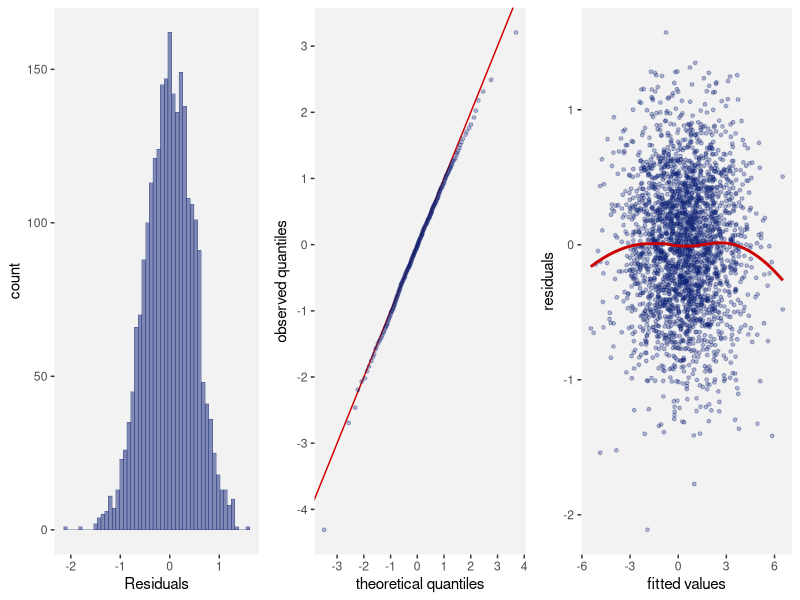
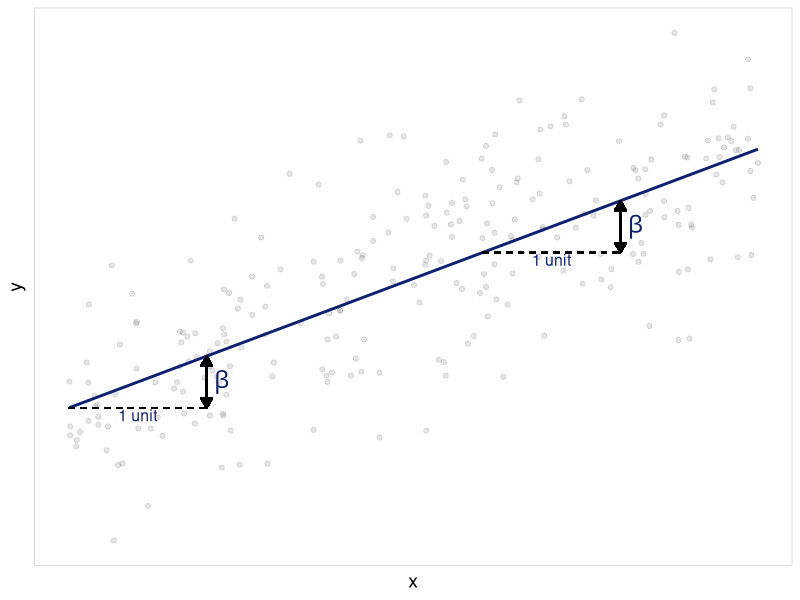
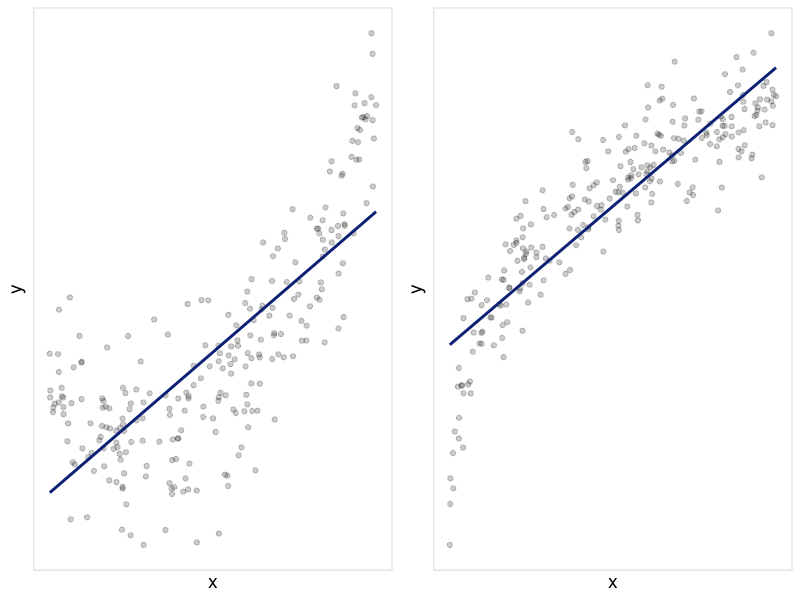
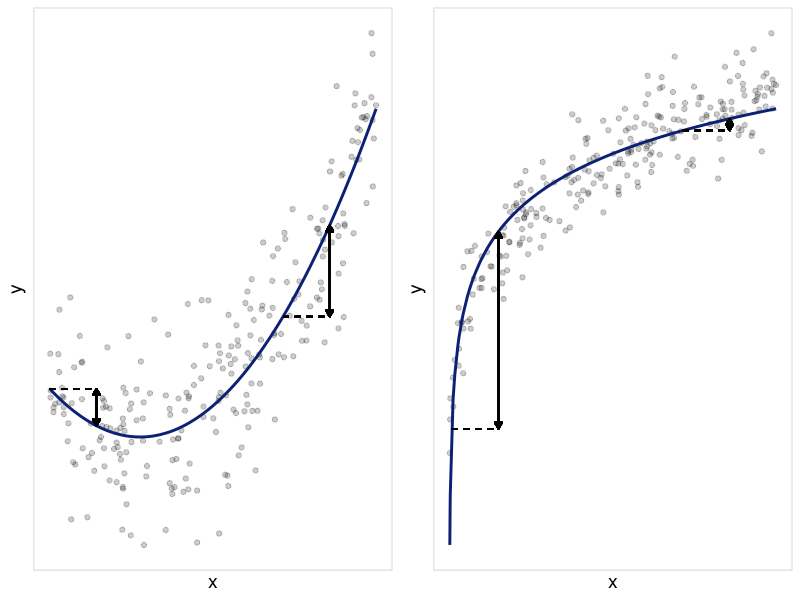
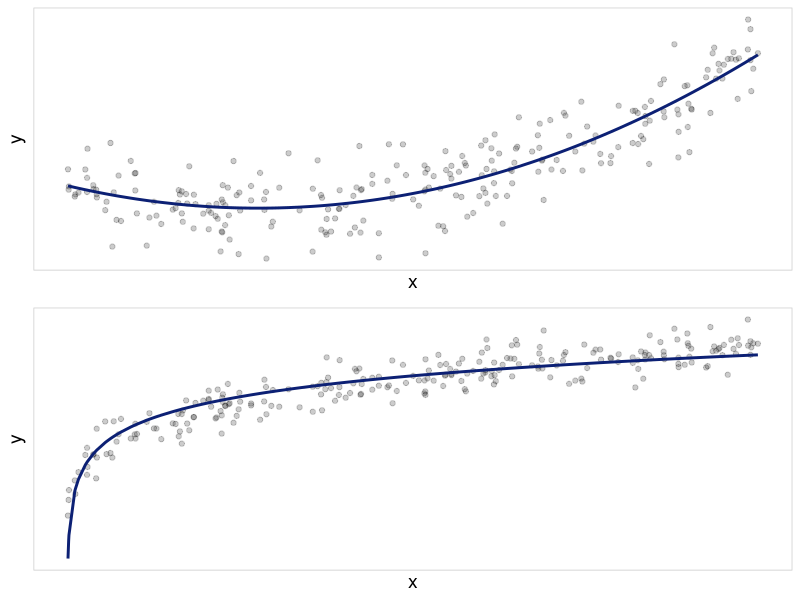
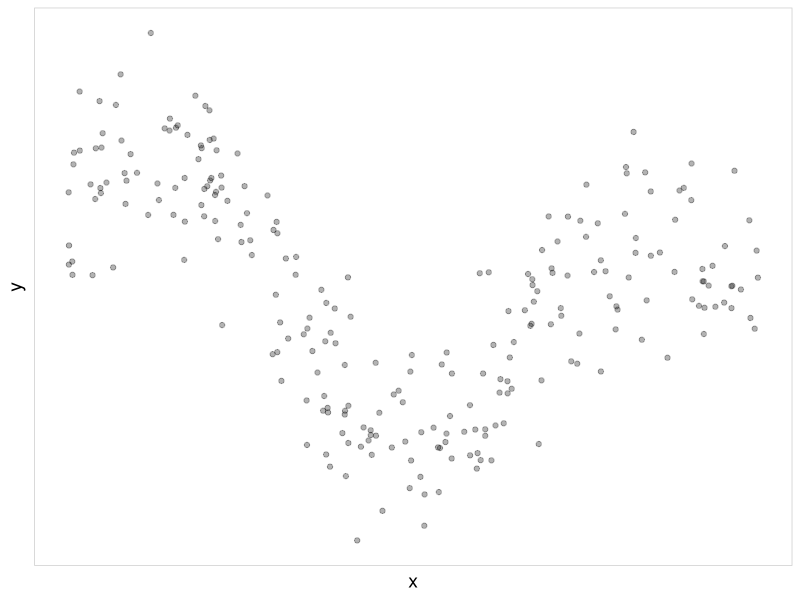
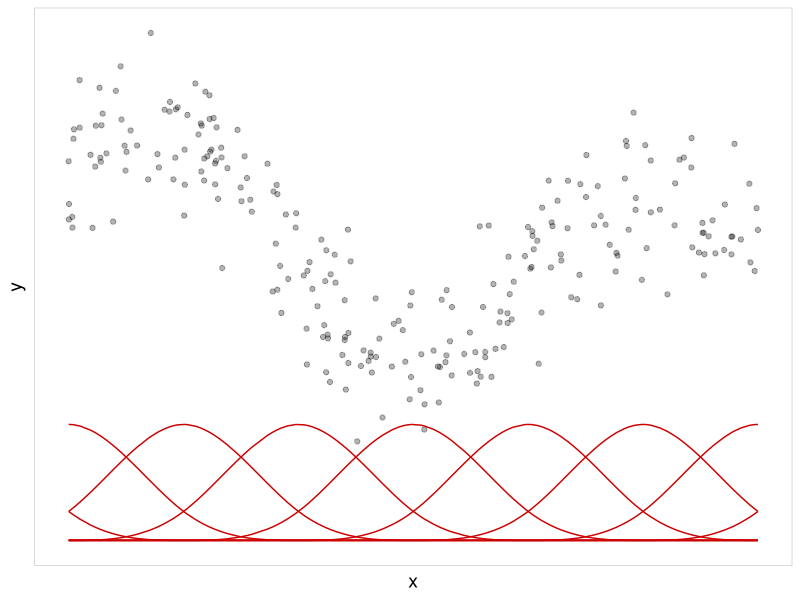
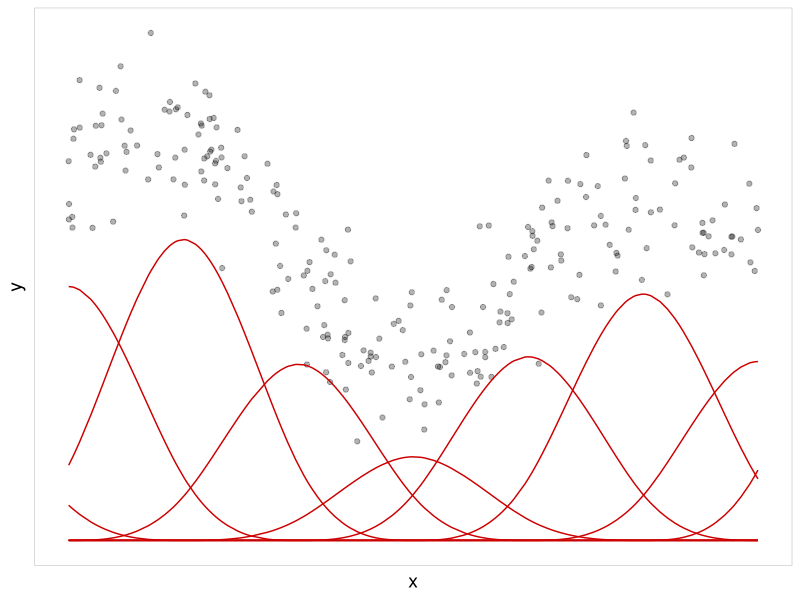

Generate these figures, in order, with R:
## ---- chunk 1
knitr::knit_hooks$set(
  nospace = function(before, options, envir) {
    if (before) {
      knitr::asis_output("\\vspace*{-1.5ex}")
    }
  }
)

knitr::opts_chunk$set(echo = TRUE, nospace = TRUE, nospaceafter = TRUE,
                      fig.align = 'center', out.width = "100%")


library(ggplot2)
EMCdark <- "#0c2074"
# \definecolor{EMCdark}{HTML}{0c2074}
# \definecolor{EMC80}{HTML}{3d4d90}
# \definecolor{EMC60}{HTML}{6d79ac}
# \definecolor{EMC40}{HTML}{9ea6c7}
# \definecolor{EMC20}{HTML}{ced2e3}
# \definecolor{darkred}{RGB}{204,0,0}
drkred <- rgb(204, 0, 0, maxColorValue = 255)
## ---- chunk 2
set.seed(2020)
N <- 2500
invS <- rWishart(1, df = 5, Sigma = diag(4))[, , 1]

x <- MASS::mvrnorm(N, rep(0, 4), solve(invS))
beta <- runif(ncol(x) + 1, -2, 2)

y <- cbind(1, x) %*% beta + rnorm(N, 0, 0.5)

lm_mod <- lm(y ~ x)

plotDF <- data.frame(resid = lm_mod$residuals,
                     fitted = lm_mod$fitted.values)


temp <- list(theme(panel.grid = element_blank(),
                   panel.background = element_rect(fill = grey(0.95)))
)

ggpubr::ggarrange(
  ggplot(plotDF, aes(x = resid)) +
    geom_histogram(bins = 50, fill = EMCdark, alpha = 0.5, color = EMCdark, size = 0.1) +
    xlab('Residuals') +
    temp,
  
  ggplot(data.frame(r = quantile(rstandard(lm_mod), seq(0, 1, length = 200)),
                    n = quantile(rnorm(N), seq(0, 1, length = 200))),
         aes(x = n, y = r)) +
    geom_abline(intercept = 0, slope = 1, color = drkred) +
    geom_point(color = EMCdark, alpha = 0.3, size = 1) +
    temp +
    xlab('theoretical quantiles') +
    ylab('observed quantiles') +
    scale_x_continuous(breaks = seq(-5, 5, 1)) +
    scale_y_continuous(breaks = seq(-5, 5, 1)),
  
  
    ggplot(plotDF, aes(x = fitted, y = resid)) +
    geom_point(color = EMCdark, alpha = 0.3, size = 1) +
    geom_smooth(method = 'loess', se = FALSE, color = drkred) +
    temp +
    xlab('fitted values') +
    ylab('residuals'),
ncol = 3, nrow = 1)
## ---- chunk 3
set.seed(2020)
dat <- data.frame(x = runif(250, 0, 7))
dat$y <- with(dat, (0.5*x - 1)^2) + rnorm(250, 0, 0.8)
dat$z <- with(dat, x^(1/4)) + rnorm(250, 0, 0.1)

m1 <- lm(y ~ x, data = dat)
m2 <- lm(z ~ x, data = dat)

m1b <- lm(y ~ x + I(x^2), data = dat)

m2b <- lm(z ~ log(x), data = dat)

library(ggplot2)
ggtemp <- list(theme_bw(),
               theme(axis.title = element_text(size = 14),
                     axis.text = element_blank(),
                     axis.ticks = element_blank(),
                     panel.grid = element_blank(),
                     panel.border = element_rect(color = grey(0.8)))
)

p0list <- list(
  ggplot(dat, aes(x = x, y = y)) +
    ggtemp +
    xlab(expression(x)) +
    geom_point(alpha = 0.2) +
    theme(plot.title = element_text(margin = margin(t = 6, b = -20), hjust = 0.05)),
  
  ggplot(dat, aes(x = x, y = z)) +
    ggtemp +
    xlab(expression(x)) +
    geom_point(alpha = 0.2) +
    ylab('y') +
    theme(plot.title = element_text(margin = margin(t = 6, b = -20), hjust = 0.05))
)

p3list <- list(
    p0list[[1]] +
    geom_line(data = cbind(dat, fit = m1b$fit), aes(x = x, y = fit), size = 1, lty = 1, color = EMCdark) +
    geom_segment(aes(x = 0, xend = 1, y = coef(m1b) %*% c(1, 0, 0), yend = coef(m1b) %*% c(1, 0, 0)),
                 lty = 2) +
    geom_segment(aes(x = 1, xend = 1,
                     y = coef(m1b) %*% c(1, 0, 0), yend = coef(m1b) %*% c(1, 1, 1)),
                 arrow = arrow(ends = 'both', type = 'closed', length = unit(0.02, "npc"))) +
    geom_segment(aes(x = 5, xend = 6, y = coef(m1b) %*% c(1, 5, 5^2), yend = coef(m1b) %*% c(1, 5, 5^2)),
                 lty = 2) +
    geom_segment(aes(x = 6, xend = 6,
                     y = coef(m1b) %*% c(1, 5, 5^2), yend = coef(m1b) %*% c(1, 6, 6^2)),
                 arrow = arrow(ends = 'both', type = 'closed', length = unit(0.02, "npc"))),
  
  p0list[[2]] +
    geom_line(data = cbind(dat, fit = m2b$fit), aes(x = x, y = fit), size = 1, lty = 1, color = EMCdark) +
    geom_segment(aes(x = 0.05, xend = 1.05, y = coef(m2b) %*% c(1, log(0.05)), 
                     yend = coef(m2b) %*% c(1, log(0.05))),
                 lty = 2) +
    geom_segment(aes(x = 1.05, xend = 1.05,
                     y = coef(m2b) %*% c(1, log(0.05)), yend = coef(m2b) %*% c(1, log(1.05))),
                 arrow = arrow(ends = 'both', type = 'closed', length = unit(0.02, "npc"))) +
    geom_segment(aes(x = 5, xend = 6, y = coef(m2b) %*% c(1, log(5)), yend = coef(m2b) %*% c(1, log(5))),
                 lty = 2) +
    geom_segment(aes(x = 6, xend = 6,
                     y = coef(m2b) %*% c(1, log(5)), yend = coef(m2b) %*% c(1, log(6))),
                 arrow = arrow(ends = 'both', type = 'closed', length = unit(0.02, "npc")))
)
## ---- chunk 4
set.seed(2020)
dat0 <- data.frame(x = runif(250, 0, 5))
dat0$y <- 0.3*dat0$x + rnorm(250, 0, 0.3)

m <- lm(y ~ x, data = dat0)

ggplot(dat0, aes(x = x, y = y)) +
  ggtemp +
  geom_point(alpha = 0.1) +
  geom_line(data = cbind(dat0, fit = m$fit), aes(y = fit), color = EMCdark, size = 1) +
  geom_segment(aes(x = 0, xend = 1, y = coef(m) %*% c(1, 0), yend = coef(m) %*% c(1, 0)),
               lty = 2) +
  geom_segment(aes(x = 1, xend = 1,
                   y = coef(m) %*% c(1, 0), yend = coef(m) %*% c(1, 1)),
               arrow = arrow(ends = 'both', type = 'closed', length = unit(0.02, "npc"))) +
  geom_segment(aes(x = 3, xend = 4, y = coef(m) %*% c(1, 3), yend = coef(m) %*% c(1, 3)),
               lty = 2) +
  geom_segment(aes(x = 4, xend = 4,
                   y = coef(m) %*% c(1, 3), yend = coef(m) %*% c(1, 4)),
               arrow = arrow(ends = 'both', type = 'closed', length = unit(0.02, "npc"))) +
  annotate('text', x = 1, y = coef(m) %*% c(1, 0.5), label = "beta", parse = TRUE,
           color = EMCdark, hjust = -0.5, size = 6) +
  annotate('text', x = 4, y = coef(m) %*% c(1, 3.5), label = "beta",
           color = EMCdark, hjust = -0.5, size = 6, parse = TRUE) +
  annotate('text', x = 0.5, y = coef(m) %*% c(1, 0), label = "1 unit",
           color = EMCdark, vjust = 1.1, size = 4) +
  annotate('text', x = 3.5, y = coef(m) %*% c(1, 3), label = "1 unit",
           color = EMCdark, vjust = 1.1, size = 4)
## ---- chunk 5
cowplot::plot_grid(
  p0list[[1]] +
    geom_line(data = cbind(dat, fit = m1$fit), aes(x = x, y = fit), size = 1, color = EMCdark),
  p0list[[2]] +
    geom_line(data = cbind(dat, fit = m2$fit), aes(x = x, y = fit), size = 1, color = EMCdark)
)
## ---- chunk 6
cowplot::plot_grid(plotlist = p3list)
## ---- chunk 7
cowplot::plot_grid(
  p0list[[1]] +
    geom_line(data = cbind(dat, fit = m1b$fit), aes(x = x, y = fit), size = 1, lty = 1, color = EMCdark),
  
  p0list[[2]] +
    geom_line(data = cbind(dat, fit = m2b$fit), aes(x = x, y = fit), size = 1, lty = 1, color = EMCdark),
  ncol = 1)
## ---- chunk 8
tpower <- function(x, t, p)
  # Function for truncated p-th power function
  (x - t) ^ p * (x > t)

bbase <- function(x, ndx, deg){
  xl <- min(x, na.rm = TRUE)
  xr <- max(x, na.rm = TRUE)
  
  # Function for B-spline basis
  dx <- (xr - xl) / ndx
  # knots <- seq(xl - deg * dx, xr + deg * dx, by = dx)
  knots <- knots(x, ndx, deg)
  P <- outer(x, knots, tpower, deg)
  n <- dim(P)[2]
  D <- diff(diag(n), diff = deg + 1) / (gamma(deg + 1) * dx ^ deg)
  B <- (-1) ^ (deg + 1) * P %*% t(D)
  B 
}

knots <- function(x, ndx, deg){
  xl <- min(x, na.rm = TRUE)
  xr <- max(x, na.rm = TRUE)
  dx <- (xr - xl) / ndx
  seq(xl - deg * dx, xr + deg * dx, by = dx)
}

set.seed(2019)
dat <- data.frame(x = sort(runif(250, min = 0, max = 2)))
dat$y <- 4 + sin(5*dat$x) + 1*dat$x^3 - 2 * dat$x^2 + rnorm(length(dat$x), 0, 0.5)

kn <- knots(dat$x, 6, deg = 3)
B <- bbase(dat$x, 6, deg = 3)

mod <- lm(dat$y ~ B - 1)
dat$fit <- mod$fitted.values

dat2 <- reshape2::melt(cbind(dat, B*2), id.vars = c('x', 'y', 'fit'))
dat3 <- reshape2::melt(cbind(dat, B * matrix(nrow = nrow(B), ncol = ncol(B),
                                data = rep(coef(mod), nrow(B)), byrow = TRUE)),
                       id.vars = c('x', 'y', 'fit'))

p0 <- ggplot(dat, aes(x = x, y = y)) +
  ggtemp +
  xlab("x") +
  geom_point(alpha = 0.3)
## ---- chunk 9
p0
## ---- chunk 10
p0 + 
  geom_line(data = dat2, aes(y = value, group = variable), color = drkred)
## ---- chunk 11
p0 + 
  geom_line(data = dat3, aes(y = value, group = variable), color = drkred)
## ---- chunk 12
p0 + 
  geom_line(data = dat3, aes(y = value, group = variable)) +
  geom_line(aes(y = fit), size = 1, col = drkred)
## ---- chunk 13
plist <- list()

for (dg in 0:3) {
  set.seed(2019)
  dat <- data.frame(x = sort(runif(250, min = 0, max = 2)))
  dat$y <- 4 + sin(5*dat$x) + 1*dat$x^3 - 2 * dat$x^2 + rnorm(length(dat$x), 0, 0.5)

  kn <- knots(dat$x, 6, deg = dg)
  B <- bbase(dat$x, 6, deg = dg)
  
  mod <- lm(dat$y ~ B - 1)
  dat$fit <- mod$fitted.values
  dat$fit[1] <- NA

  dat2 <- reshape2::melt(cbind(dat, B * 1), id.vars = c('x', 'y', 'fit'))

  plist[[dg + 1]] <- ggplot(dat, aes(x = x, y = y)) +
    ggtemp +
    xlab("x") +
    geom_point(alpha = 0.3) +
    geom_line(data = dat2, aes(y = value, group = variable), color = EMCdark) +
    geom_line(aes(y = fit), size = 1, color = EMCdark, na.rm = TRUE) +
    ggtitle(paste0("degree = ", dg)) +
    theme(plot.title = element_text(hjust = 0.5, margin = margin(t = 10, b = -20),
                                    family = "mono"),
          plot.margin = margin(l = 5, t = 5, b = 5, r = 5, unit = "pt"),
          axis.title = element_blank())
}

cowplot::plot_grid(plotlist = plist)
## ---- chunk 14
plist_NS <- plist_BS <- list()

dfs <- c(1, 2, 3, 5, 10, 30)
for (k in seq_along(dfs)) {
  df <- dfs[k]
  
  set.seed(2019)
  dat <- data.frame(x = sort(runif(250, min = 0, max = 2)))
  dat$y <- 4 + sin(5*dat$x) + 1*dat$x^3 - 2 * dat$x^2 + rnorm(length(dat$x), 0, 0.5)
  
  mod_ns <- lm(y ~ splines::ns(x, df = df), data = dat)
  dat$fit_ns <- mod_ns$fitted.values
  NS <- splines::ns(dat$x, df = df)
  if (df >= 3) {
    mod_bs <- lm(y ~ splines::bs(x, df = df), data = dat)
    dat$fit_bs <- mod_bs$fitted.values
    BS <- splines::bs(dat$x, df = df)
    dat_BS <- reshape2::melt(cbind(dat, BS), id.vars = c('x', 'y', 'fit_bs', 'fit_ns'))
  } else {
    dat$fit_bs <- NA
  }
  
  dat_NS <- reshape2::melt(cbind(dat, NS), id.vars = c('x', 'y', 'fit_bs', 'fit_ns'))

  p <- ggplot(dat, aes(x = x, y = y)) +
    ggtemp +
    geom_point(alpha = 0.3) +
    theme(plot.title = element_text(hjust = 0.5, margin = margin(t = 10, b = -15),
                                    family = "mono"),
          plot.margin = margin(l = 5, t = 5, b = 5, r = 5, unit = "pt"),
          axis.title = element_blank())

  
  plist_NS[[k]] <- p +
    geom_vline(xintercept = attr(NS, 'knots'), lty = 3, color = grey(0.7)) +
    geom_vline(xintercept = attr(NS, 'Boundary.knots'), lty = 2, color = grey(0.7)) +
    geom_line(data = dat_NS, aes(y = value, group = variable), color = EMCdark) +
    geom_line(aes(y = fit_ns), size = 1, color = EMCdark) +
    ggtitle(paste0("ns(x, df = ", df, ")"))
  
  if (df >= 3) {
    plist_BS[[k]] <- p +
    geom_vline(xintercept = attr(BS, 'knots'), lty = 3, color = grey(0.7)) +
    geom_vline(xintercept = attr(BS, 'Boundary.knots'), lty = 2, color = grey(0.7)) +
      geom_line(data = dat_BS, aes(y = value, group = variable), color = EMCdark) +
      geom_line(aes(y = fit_bs), size = 1, color = EMCdark) +
      ggtitle(paste0("bs(x, df = ", df, ")"))
  }
}
## ---- chunk 15
cowplot::plot_grid(plotlist = plist_NS)
## ---- chunk 16
cowplot::plot_grid(plotlist = plist_BS)
